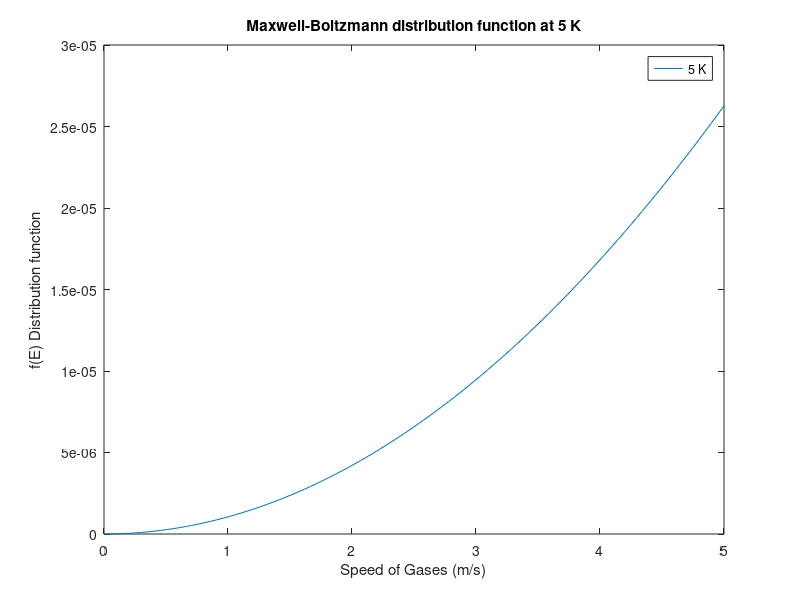

Recreate this plot in MATLAB.
function f = Maxwell()
%This is a function which computes the Maxwell-Boltzmann distribution of an
%idealized gas with certain molecular mass (g/mol) and speed (m/s) at
%certain temperature (K).
%
%Usage: Maxwell(molar mass,speed,temperature)
%The speed requires to be a range of speed in order to show the
%distribution. The minimum of speed is set to be 0 m/s and user is required
%to input the maximum speed of the idealized gases.
M = input('What is the molar mass of the molecules?')
v = input('What is the maximum speed of the molecules?')
T = input('What is the temperature of the distribution?')
x = linspace(0, v);
% Since the original unit of molecular mass is in g/mol, it has to be
% divided by 1000 in order to convert to kg/mol, which is the unit used for
% molecular mass in the formula of Maxwell-Boltzmann distribution.
y = 4.*pi.*((((M/1000)/(2.*pi.*8.3145.*T)).^(3/2)).*(x.^2).*exp(-((M/1000).*(x.^2))/(2.*8.3145.*T)))
plot(x,y)
legend([num2str(T) ' K'])
title(['Maxwell-Boltzmann distribution function at ' num2str(T) ' K'])
ylabel('f(E) Distribution function')
xlabel('Speed of Gases (m/s)')